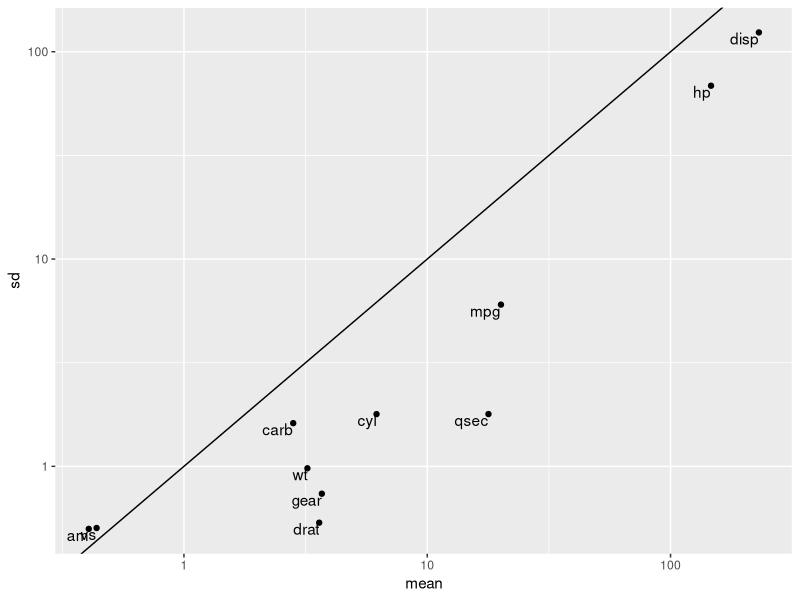

The R script that drew this image:
# r2py crawler metadata
# package: broom
# source_type: rd_example
# topic: data.frame_tidiers.Rd
# source_file: C:\Users\bened\AppData\Local\R\win-library\4.5\broom\help
# lines: 14

suppressPackageStartupMessages(library(broom))
if (rlang::is_installed("ggplot2")) withAutoprint({ # examplesIf

td <- tidy(mtcars)
td

glance(mtcars)

library(ggplot2)
# compare mean and standard deviation
ggplot(td, aes(mean, sd)) + geom_point() +
     geom_text(aes(label = column), hjust = 1, vjust = 1) +
     scale_x_log10() + scale_y_log10() + geom_abline()
}) # examplesIf
